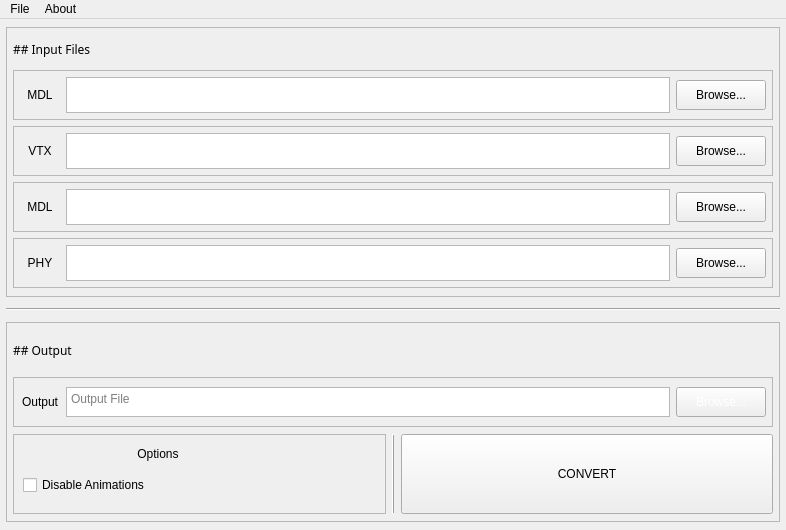
<?xml version="1.0" encoding="UTF-8"?>
<ui version="4.0">
 <class>MainWindow</class>
 <widget class="QMainWindow" name="MainWindow">
  <property name="geometry">
   <rect>
    <x>0</x>
    <y>0</y>
    <width>786</width>
    <height>530</height>
   </rect>
  </property>
  <property name="sizePolicy">
   <sizepolicy hsizetype="Maximum" vsizetype="Preferred">
    <horstretch>0</horstretch>
    <verstretch>0</verstretch>
   </sizepolicy>
  </property>
  <property name="minimumSize">
   <size>
    <width>640</width>
    <height>530</height>
   </size>
  </property>
  <property name="maximumSize">
   <size>
    <width>16777215</width>
    <height>530</height>
   </size>
  </property>
  <property name="sizeIncrement">
   <size>
    <width>1</width>
    <height>1</height>
   </size>
  </property>
  <property name="baseSize">
   <size>
    <width>900</width>
    <height>700</height>
   </size>
  </property>
  <property name="windowTitle">
   <string>MainWindow</string>
  </property>
  <property name="windowIcon">
   <iconset>
    <normaloff>../mdlshit/product.ico</normaloff>../mdlshit/product.ico</iconset>
  </property>
  <property name="autoFillBackground">
   <bool>false</bool>
  </property>
  <widget class="QWidget" name="centralwidget">
   <property name="sizePolicy">
    <sizepolicy hsizetype="Expanding" vsizetype="Preferred">
     <horstretch>89</horstretch>
     <verstretch>0</verstretch>
    </sizepolicy>
   </property>
   <property name="minimumSize">
    <size>
     <width>0</width>
     <height>0</height>
    </size>
   </property>
   <property name="sizeIncrement">
    <size>
     <width>1</width>
     <height>1</height>
    </size>
   </property>
   <property name="baseSize">
    <size>
     <width>800</width>
     <height>600</height>
    </size>
   </property>
   <layout class="QVBoxLayout" name="verticalLayout_2">
    <item>
     <widget class="QFrame" name="frame">
      <property name="sizePolicy">
       <sizepolicy hsizetype="Preferred" vsizetype="Preferred">
        <horstretch>0</horstretch>
        <verstretch>0</verstretch>
       </sizepolicy>
      </property>
      <property name="minimumSize">
       <size>
        <width>270</width>
        <height>0</height>
       </size>
      </property>
      <property name="maximumSize">
       <size>
        <width>16777215</width>
        <height>270</height>
       </size>
      </property>
      <property name="contextMenuPolicy">
       <enum>Qt::NoContextMenu</enum>
      </property>
      <property name="frameShape">
       <enum>QFrame::StyledPanel</enum>
      </property>
      <property name="frameShadow">
       <enum>QFrame::Raised</enum>
      </property>
      <property name="lineWidth">
       <number>2</number>
      </property>
      <layout class="QVBoxLayout" name="verticalLayout_3">
       <item>
        <widget class="QLabel" name="label_5">
         <property name="minimumSize">
          <size>
           <width>0</width>
           <height>30</height>
          </size>
         </property>
         <property name="maximumSize">
          <size>
           <width>16777215</width>
           <height>30</height>
          </size>
         </property>
         <property name="font">
          <font>
           <family>Squares Bold</family>
          </font>
         </property>
         <property name="lineWidth">
          <number>1</number>
         </property>
         <property name="text">
          <string>## Input Files</string>
         </property>
         <property name="textFormat">
          <enum>Qt::MarkdownText</enum>
         </property>
         <property name="scaledContents">
          <bool>false</bool>
         </property>
         <property name="textInteractionFlags">
          <set>Qt::NoTextInteraction</set>
         </property>
        </widget>
       </item>
       <item>
        <widget class="QFrame" name="mdlFrame">
         <property name="sizePolicy">
          <sizepolicy hsizetype="Preferred" vsizetype="Fixed">
           <horstretch>0</horstretch>
           <verstretch>0</verstretch>
          </sizepolicy>
         </property>
         <property name="maximumSize">
          <size>
           <width>16777215</width>
           <height>50</height>
          </size>
         </property>
         <property name="frameShape">
          <enum>QFrame::StyledPanel</enum>
         </property>
         <property name="frameShadow">
          <enum>QFrame::Raised</enum>
         </property>
         <layout class="QHBoxLayout" name="horizontalLayout">
          <item>
           <widget class="QLabel" name="mdl">
            <property name="sizePolicy">
             <sizepolicy hsizetype="Preferred" vsizetype="Fixed">
              <horstretch>0</horstretch>
              <verstretch>0</verstretch>
             </sizepolicy>
            </property>
            <property name="minimumSize">
             <size>
              <width>40</width>
              <height>30</height>
             </size>
            </property>
            <property name="maximumSize">
             <size>
              <width>40</width>
              <height>30</height>
             </size>
            </property>
            <property name="text">
             <string>MDL</string>
            </property>
            <property name="alignment">
             <set>Qt::AlignCenter</set>
            </property>
           </widget>
          </item>
          <item>
           <widget class="QPlainTextEdit" name="mdlTextBox">
            <property name="sizePolicy">
             <sizepolicy hsizetype="Expanding" vsizetype="Minimum">
              <horstretch>0</horstretch>
              <verstretch>0</verstretch>
             </sizepolicy>
            </property>
            <property name="inputMethodHints">
             <set>Qt::ImhNone</set>
            </property>
            <property name="verticalScrollBarPolicy">
             <enum>Qt::ScrollBarAlwaysOff</enum>
            </property>
            <property name="horizontalScrollBarPolicy">
             <enum>Qt::ScrollBarAlwaysOff</enum>
            </property>
           </widget>
          </item>
          <item>
           <widget class="QPushButton" name="mdlBrowseButton">
            <property name="minimumSize">
             <size>
              <width>90</width>
              <height>30</height>
             </size>
            </property>
            <property name="maximumSize">
             <size>
              <width>90</width>
              <height>30</height>
             </size>
            </property>
            <property name="text">
             <string>Browse...</string>
            </property>
           </widget>
          </item>
         </layout>
        </widget>
       </item>
       <item>
        <widget class="QFrame" name="vtxFrame">
         <property name="sizePolicy">
          <sizepolicy hsizetype="Expanding" vsizetype="Fixed">
           <horstretch>0</horstretch>
           <verstretch>0</verstretch>
          </sizepolicy>
         </property>
         <property name="maximumSize">
          <size>
           <width>16777215</width>
           <height>50</height>
          </size>
         </property>
         <property name="frameShape">
          <enum>QFrame::StyledPanel</enum>
         </property>
         <property name="frameShadow">
          <enum>QFrame::Raised</enum>
         </property>
         <layout class="QHBoxLayout" name="horizontalLayout_2">
          <item>
           <widget class="QLabel" name="vtx">
            <property name="sizePolicy">
             <sizepolicy hsizetype="Preferred" vsizetype="Fixed">
              <horstretch>0</horstretch>
              <verstretch>0</verstretch>
             </sizepolicy>
            </property>
            <property name="minimumSize">
             <size>
              <width>40</width>
              <height>0</height>
             </size>
            </property>
            <property name="maximumSize">
             <size>
              <width>40</width>
              <height>16777215</height>
             </size>
            </property>
            <property name="text">
             <string>VTX</string>
            </property>
            <property name="alignment">
             <set>Qt::AlignCenter</set>
            </property>
           </widget>
          </item>
          <item>
           <widget class="QPlainTextEdit" name="vtxTextBox">
            <property name="sizePolicy">
             <sizepolicy hsizetype="Expanding" vsizetype="Minimum">
              <horstretch>0</horstretch>
              <verstretch>0</verstretch>
             </sizepolicy>
            </property>
            <property name="inputMethodHints">
             <set>Qt::ImhNone</set>
            </property>
            <property name="verticalScrollBarPolicy">
             <enum>Qt::ScrollBarAlwaysOff</enum>
            </property>
            <property name="horizontalScrollBarPolicy">
             <enum>Qt::ScrollBarAlwaysOff</enum>
            </property>
           </widget>
          </item>
          <item>
           <widget class="QPushButton" name="vtxBrowseButton">
            <property name="minimumSize">
             <size>
              <width>90</width>
              <height>30</height>
             </size>
            </property>
            <property name="maximumSize">
             <size>
              <width>90</width>
              <height>30</height>
             </size>
            </property>
            <property name="text">
             <string>Browse...</string>
            </property>
           </widget>
          </item>
         </layout>
        </widget>
       </item>
       <item>
        <widget class="QFrame" name="vvdFrame">
         <property name="sizePolicy">
          <sizepolicy hsizetype="Preferred" vsizetype="Fixed">
           <horstretch>0</horstretch>
           <verstretch>0</verstretch>
          </sizepolicy>
         </property>
         <property name="maximumSize">
          <size>
           <width>16777215</width>
           <height>50</height>
          </size>
         </property>
         <property name="frameShape">
          <enum>QFrame::StyledPanel</enum>
         </property>
         <property name="frameShadow">
          <enum>QFrame::Raised</enum>
         </property>
         <layout class="QHBoxLayout" name="horizontalLayout_3">
          <item>
           <widget class="QLabel" name="vvd">
            <property name="sizePolicy">
             <sizepolicy hsizetype="Preferred" vsizetype="Fixed">
              <horstretch>0</horstretch>
              <verstretch>0</verstretch>
             </sizepolicy>
            </property>
            <property name="minimumSize">
             <size>
              <width>40</width>
              <height>30</height>
             </size>
            </property>
            <property name="maximumSize">
             <size>
              <width>40</width>
              <height>30</height>
             </size>
            </property>
            <property name="text">
             <string>MDL</string>
            </property>
            <property name="alignment">
             <set>Qt::AlignCenter</set>
            </property>
           </widget>
          </item>
          <item>
           <widget class="QPlainTextEdit" name="vvdTextBox">
            <property name="sizePolicy">
             <sizepolicy hsizetype="Expanding" vsizetype="Minimum">
              <horstretch>0</horstretch>
              <verstretch>0</verstretch>
             </sizepolicy>
            </property>
            <property name="inputMethodHints">
             <set>Qt::ImhNone</set>
            </property>
            <property name="verticalScrollBarPolicy">
             <enum>Qt::ScrollBarAlwaysOff</enum>
            </property>
            <property name="horizontalScrollBarPolicy">
             <enum>Qt::ScrollBarAlwaysOff</enum>
            </property>
           </widget>
          </item>
          <item>
           <widget class="QPushButton" name="vvdBrowseButton">
            <property name="minimumSize">
             <size>
              <width>90</width>
              <height>30</height>
             </size>
            </property>
            <property name="maximumSize">
             <size>
              <width>90</width>
              <height>30</height>
             </size>
            </property>
            <property name="text">
             <string>Browse...</string>
            </property>
           </widget>
          </item>
         </layout>
        </widget>
       </item>
       <item>
        <widget class="QFrame" name="phyFrame">
         <property name="sizePolicy">
          <sizepolicy hsizetype="Preferred" vsizetype="Fixed">
           <horstretch>0</horstretch>
           <verstretch>0</verstretch>
          </sizepolicy>
         </property>
         <property name="maximumSize">
          <size>
           <width>16777215</width>
           <height>50</height>
          </size>
         </property>
         <property name="frameShape">
          <enum>QFrame::StyledPanel</enum>
         </property>
         <property name="frameShadow">
          <enum>QFrame::Raised</enum>
         </property>
         <layout class="QHBoxLayout" name="horizontalLayout_4">
          <item>
           <widget class="QLabel" name="phy">
            <property name="sizePolicy">
             <sizepolicy hsizetype="Preferred" vsizetype="Fixed">
              <horstretch>0</horstretch>
              <verstretch>0</verstretch>
             </sizepolicy>
            </property>
            <property name="minimumSize">
             <size>
              <width>40</width>
              <height>30</height>
             </size>
            </property>
            <property name="maximumSize">
             <size>
              <width>40</width>
              <height>30</height>
             </size>
            </property>
            <property name="text">
             <string>PHY</string>
            </property>
            <property name="alignment">
             <set>Qt::AlignCenter</set>
            </property>
           </widget>
          </item>
          <item>
           <widget class="QPlainTextEdit" name="phyTextBox">
            <property name="sizePolicy">
             <sizepolicy hsizetype="Expanding" vsizetype="Minimum">
              <horstretch>0</horstretch>
              <verstretch>0</verstretch>
             </sizepolicy>
            </property>
            <property name="inputMethodHints">
             <set>Qt::ImhNone</set>
            </property>
            <property name="verticalScrollBarPolicy">
             <enum>Qt::ScrollBarAlwaysOff</enum>
            </property>
            <property name="horizontalScrollBarPolicy">
             <enum>Qt::ScrollBarAlwaysOff</enum>
            </property>
           </widget>
          </item>
          <item>
           <widget class="QPushButton" name="phyBrowseButton">
            <property name="minimumSize">
             <size>
              <width>90</width>
              <height>30</height>
             </size>
            </property>
            <property name="maximumSize">
             <size>
              <width>90</width>
              <height>30</height>
             </size>
            </property>
            <property name="text">
             <string>Browse...</string>
            </property>
           </widget>
          </item>
         </layout>
        </widget>
       </item>
      </layout>
     </widget>
    </item>
    <item>
     <widget class="Line" name="line_2">
      <property name="minimumSize">
       <size>
        <width>0</width>
        <height>9</height>
       </size>
      </property>
      <property name="orientation">
       <enum>Qt::Horizontal</enum>
      </property>
     </widget>
    </item>
    <item>
     <widget class="QFrame" name="frame_2">
      <property name="maximumSize">
       <size>
        <width>16777215</width>
        <height>200</height>
       </size>
      </property>
      <property name="styleSheet">
       <string notr="true"/>
      </property>
      <property name="frameShape">
       <enum>QFrame::StyledPanel</enum>
      </property>
      <property name="frameShadow">
       <enum>QFrame::Raised</enum>
      </property>
      <property name="lineWidth">
       <number>2</number>
      </property>
      <layout class="QVBoxLayout" name="verticalLayout_4">
       <item>
        <widget class="QLabel" name="label_6">
         <property name="minimumSize">
          <size>
           <width>0</width>
           <height>40</height>
          </size>
         </property>
         <property name="maximumSize">
          <size>
           <width>16777215</width>
           <height>40</height>
          </size>
         </property>
         <property name="font">
          <font>
           <family>Squares Bold</family>
          </font>
         </property>
         <property name="text">
          <string>## Output</string>
         </property>
         <property name="textFormat">
          <enum>Qt::MarkdownText</enum>
         </property>
        </widget>
       </item>
       <item>
        <widget class="QFrame" name="outFrame">
         <property name="sizePolicy">
          <sizepolicy hsizetype="Expanding" vsizetype="Preferred">
           <horstretch>0</horstretch>
           <verstretch>0</verstretch>
          </sizepolicy>
         </property>
         <property name="maximumSize">
          <size>
           <width>16777215</width>
           <height>50</height>
          </size>
         </property>
         <property name="acceptDrops">
          <bool>true</bool>
         </property>
         <property name="autoFillBackground">
          <bool>true</bool>
         </property>
         <property name="styleSheet">
          <string notr="true"/>
         </property>
         <property name="frameShape">
          <enum>QFrame::StyledPanel</enum>
         </property>
         <property name="frameShadow">
          <enum>QFrame::Raised</enum>
         </property>
         <layout class="QHBoxLayout" name="horizontalLayout_6">
          <item>
           <widget class="QLabel" name="label_7">
            <property name="minimumSize">
             <size>
              <width>40</width>
              <height>30</height>
             </size>
            </property>
            <property name="maximumSize">
             <size>
              <width>40</width>
              <height>30</height>
             </size>
            </property>
            <property name="text">
             <string>Output</string>
            </property>
            <property name="scaledContents">
             <bool>false</bool>
            </property>
            <property name="alignment">
             <set>Qt::AlignCenter</set>
            </property>
           </widget>
          </item>
          <item>
           <widget class="QPlainTextEdit" name="outTextBox">
            <property name="minimumSize">
             <size>
              <width>0</width>
              <height>30</height>
             </size>
            </property>
            <property name="maximumSize">
             <size>
              <width>16777215</width>
              <height>30</height>
             </size>
            </property>
            <property name="verticalScrollBarPolicy">
             <enum>Qt::ScrollBarAlwaysOff</enum>
            </property>
            <property name="horizontalScrollBarPolicy">
             <enum>Qt::ScrollBarAlwaysOff</enum>
            </property>
            <property name="lineWrapMode">
             <enum>QPlainTextEdit::NoWrap</enum>
            </property>
            <property name="readOnly">
             <bool>false</bool>
            </property>
            <property name="textInteractionFlags">
             <set>Qt::TextEditorInteraction</set>
            </property>
            <property name="placeholderText">
             <string>Output File</string>
            </property>
           </widget>
          </item>
          <item>
           <widget class="QPushButton" name="outBrowseButton">
            <property name="minimumSize">
             <size>
              <width>90</width>
              <height>30</height>
             </size>
            </property>
            <property name="maximumSize">
             <size>
              <width>90</width>
              <height>30</height>
             </size>
            </property>
            <property name="styleSheet">
             <string notr="true">color:white;</string>
            </property>
            <property name="text">
             <string>Browse...</string>
            </property>
            <property name="default">
             <bool>false</bool>
            </property>
           </widget>
          </item>
         </layout>
        </widget>
       </item>
       <item>
        <layout class="QHBoxLayout" name="horizontalLayout_5">
         <item>
          <widget class="QFrame" name="frame_3">
           <property name="minimumSize">
            <size>
             <width>0</width>
             <height>80</height>
            </size>
           </property>
           <property name="maximumSize">
            <size>
             <width>16777215</width>
             <height>80</height>
            </size>
           </property>
           <property name="frameShape">
            <enum>QFrame::StyledPanel</enum>
           </property>
           <property name="frameShadow">
            <enum>QFrame::Raised</enum>
           </property>
           <widget class="QCheckBox" name="animDisableCheck">
            <property name="geometry">
             <rect>
              <x>10</x>
              <y>40</y>
              <width>270</width>
              <height>22</height>
             </rect>
            </property>
            <property name="text">
             <string>Disable Animations</string>
            </property>
           </widget>
           <widget class="QLabel" name="label_8">
            <property name="geometry">
             <rect>
              <x>10</x>
              <y>10</y>
              <width>270</width>
              <height>20</height>
             </rect>
            </property>
            <property name="text">
             <string>Options</string>
            </property>
            <property name="alignment">
             <set>Qt::AlignCenter</set>
            </property>
           </widget>
          </widget>
         </item>
         <item>
          <widget class="Line" name="line">
           <property name="frameShadow">
            <enum>QFrame::Raised</enum>
           </property>
           <property name="orientation">
            <enum>Qt::Vertical</enum>
           </property>
          </widget>
         </item>
         <item>
          <widget class="QPushButton" name="convertButton">
           <property name="minimumSize">
            <size>
             <width>0</width>
             <height>80</height>
            </size>
           </property>
           <property name="maximumSize">
            <size>
             <width>16777215</width>
             <height>80</height>
            </size>
           </property>
           <property name="styleSheet">
            <string notr="true"/>
           </property>
           <property name="text">
            <string>CONVERT</string>
           </property>
          </widget>
         </item>
        </layout>
       </item>
      </layout>
     </widget>
    </item>
   </layout>
  </widget>
  <widget class="QMenuBar" name="menubar">
   <property name="geometry">
    <rect>
     <x>0</x>
     <y>0</y>
     <width>786</width>
     <height>29</height>
    </rect>
   </property>
   <property name="sizePolicy">
    <sizepolicy hsizetype="Expanding" vsizetype="Minimum">
     <horstretch>0</horstretch>
     <verstretch>0</verstretch>
    </sizepolicy>
   </property>
   <widget class="QMenu" name="menuHe">
    <property name="title">
     <string>File</string>
    </property>
    <addaction name="actionQuit"/>
    <addaction name="actionFUCK"/>
   </widget>
   <widget class="QMenu" name="menuAbout">
    <property name="title">
     <string>About</string>
    </property>
    <addaction name="actionAbout_Program"/>
   </widget>
   <addaction name="menuHe"/>
   <addaction name="menuAbout"/>
  </widget>
  <action name="actionQuit">
   <property name="text">
    <string>Quit</string>
   </property>
  </action>
  <action name="actionAbout_Program">
   <property name="text">
    <string>About Program</string>
   </property>
  </action>
  <action name="actionMdlBrowse">
   <property name="text">
    <string>MdlBrowse</string>
   </property>
  </action>
  <action name="actionFUCK">
   <property name="text">
    <string>FUCK</string>
   </property>
  </action>
 </widget>
 <layoutdefault spacing="6" margin="6"/>
 <resources/>
 <connections/>
</ui>
